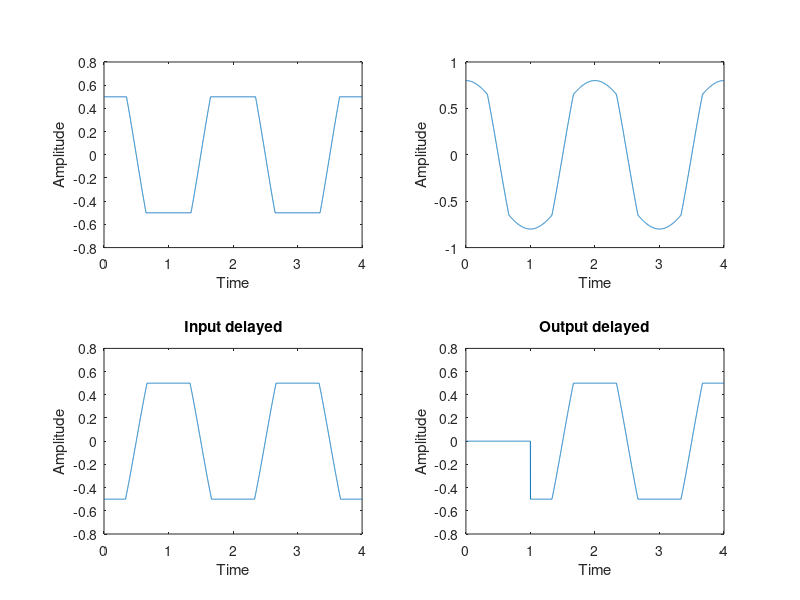

Recreate this plot in MATLAB.
clc;
close all;
clear all;
t=0:0.001:4;
vs1=cos(pi*t);
vs2=0.3*cos(pi*t);
a1=input('Enter a1 = ');
v1=a1*vs1;
if(v1==a1*(cos(pi*t)))
    fprintf('SYSTEM IS HOMOGENEOUS\n.............................\n')
for i=1:length(t)
    if(vs1(i)>0.5)
        x1(i)=0.5;
    elseif(vs1(i)<(-0.5))
        x1(i)=-0.5;
    else
        x1(i)=vs1(i);
    end
end
for i=1:length(t)
    if(vs2(i)>0.5)
        x2(i)=0.5;
    elseif(vs2(i)<(-0.5))
        x2(i)=-0.5;
    else
        x2(i)=vs2(i);
    end
end
y1=(1*x1)+(0.3*x2);
for i=1:length(t)
    if(y1(i)>0.5)
        x3(i)=0.5;
    elseif(y1(i)<(-0.5))
        x3(i)=-0.5;
    else
        x3(i)=y1(i);
    end
end
x4=x1+x2;
if(x3==x4)
    fprintf('SYSTEM IS LINEAR\n.................................\nOBEYS SUPERPOSITION\n')
else
    fprintf('SYSTEM IS NON-LINEAR\n.............................\nDOESNT OBEYS SUPERPOSITION\n')
end
else
   fprintf('SYSTEM IS NON HOMOGENEOUS\n............................\nDOESNT OBEYS HOMOGENEITY\n')
end
subplot(2,2,1);plot(t,x3);xlabel('Time');ylabel('Amplitude');
subplot(2,2,2);plot(t,x4);xlabel('Time');ylabel('Amplitude');
vst=cos(pi*(t-1));
for i=1:length(t)
    if(vst(i)>0.5)
        x5(i)=0.5;
    elseif(vst(i)<(-0.5))
        x5(i)=-0.5;
    else
        x5(i)=vst(i);
    end
end
x6=(t>=1).*x1;
if(x6==x5)
    fprintf('.............................\nSYSTEM IS TIME INVARIANT\n.............................\n')
else
    fprintf('.............................\nSYSTEM IS TIME VARIANT\n.............................\n')
end
subplot(2,2,3);plot(t,x5);xlabel('Time');ylabel('Amplitude');title('Input delayed')
subplot(2,2,4);plot(t,x6);xlabel('Time');ylabel('Amplitude');title('Output delayed')
